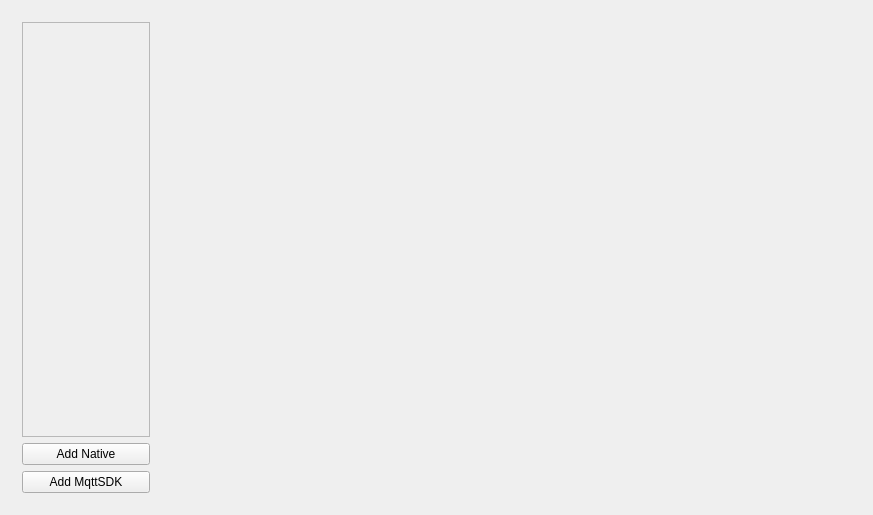
<?xml version="1.0" encoding="UTF-8"?>
<ui version="4.0">
 <class>MainWidget</class>
 <widget class="QWidget" name="MainWidget">
  <property name="geometry">
   <rect>
    <x>0</x>
    <y>0</y>
    <width>873</width>
    <height>515</height>
   </rect>
  </property>
  <property name="windowTitle">
   <string>MQTT Utility v1.0.0</string>
  </property>
  <layout class="QHBoxLayout" name="horizontalLayout">
   <item>
    <widget class="QWidget" name="widget" native="true">
     <property name="minimumSize">
      <size>
       <width>80</width>
       <height>0</height>
      </size>
     </property>
     <property name="maximumSize">
      <size>
       <width>150</width>
       <height>16777215</height>
      </size>
     </property>
     <layout class="QVBoxLayout" name="verticalLayout_2">
      <item>
       <widget class="QScrollArea" name="connListWidget">
        <property name="verticalScrollBarPolicy">
         <enum>Qt::ScrollBarAsNeeded</enum>
        </property>
        <property name="horizontalScrollBarPolicy">
         <enum>Qt::ScrollBarAlwaysOff</enum>
        </property>
        <property name="widgetResizable">
         <bool>true</bool>
        </property>
        <widget class="QWidget" name="scrollAreaWidgetContents">
         <property name="geometry">
          <rect>
           <x>0</x>
           <y>0</y>
           <width>130</width>
           <height>419</height>
          </rect>
         </property>
         <layout class="QVBoxLayout" name="verticalLayout">
          <item>
           <spacer name="verticalSpacer">
            <property name="orientation">
             <enum>Qt::Vertical</enum>
            </property>
            <property name="sizeHint" stdset="0">
             <size>
              <width>20</width>
              <height>40</height>
             </size>
            </property>
           </spacer>
          </item>
         </layout>
        </widget>
       </widget>
      </item>
      <item>
       <widget class="QPushButton" name="add">
        <property name="text">
         <string>Add Native</string>
        </property>
       </widget>
      </item>
      <item>
       <widget class="QPushButton" name="addSDK">
        <property name="text">
         <string>Add MqttSDK</string>
        </property>
       </widget>
      </item>
     </layout>
    </widget>
   </item>
   <item>
    <widget class="QWidget" name="connWidget" native="true">
     <layout class="QVBoxLayout" name="verticalLayout_3"/>
    </widget>
   </item>
  </layout>
 </widget>
 <layoutdefault spacing="6" margin="11"/>
 <resources/>
 <connections/>
</ui>
